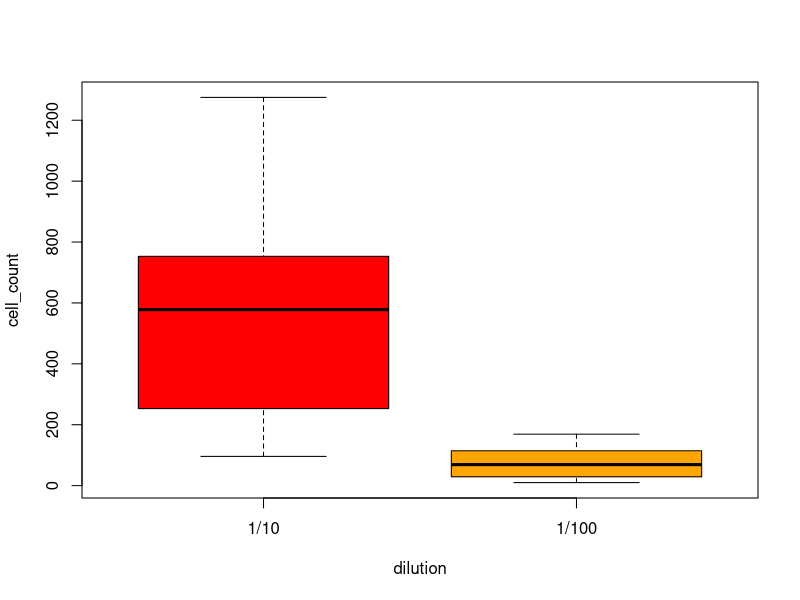
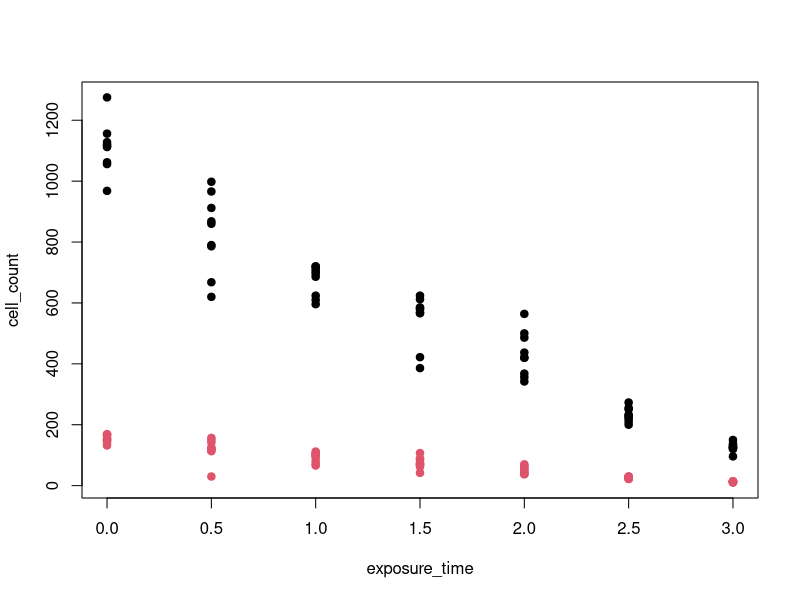
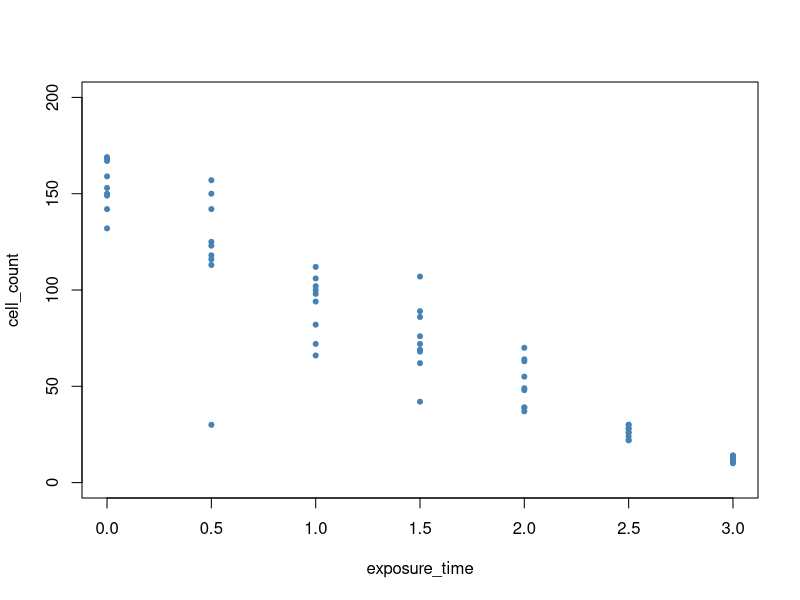
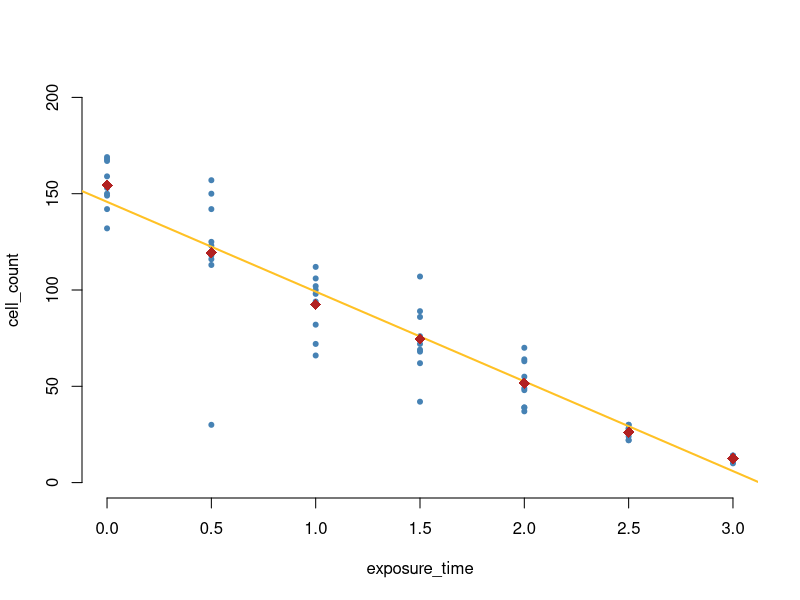
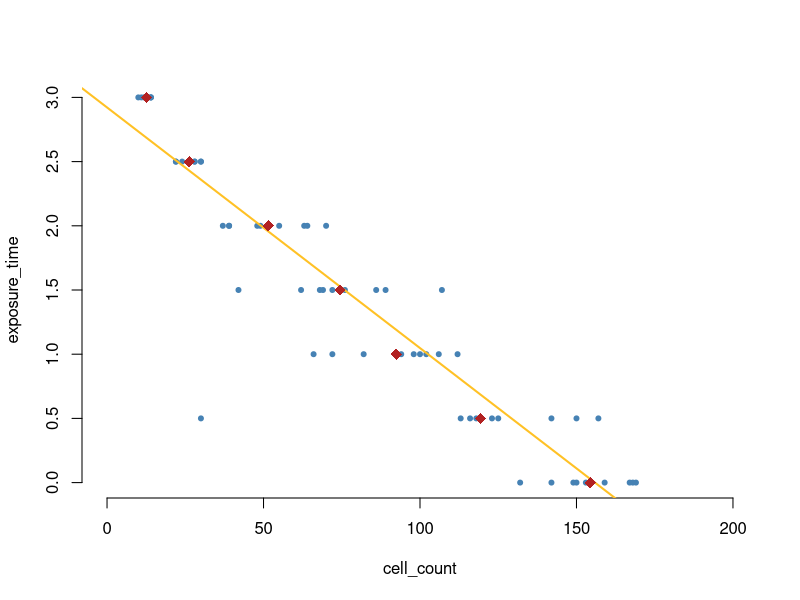
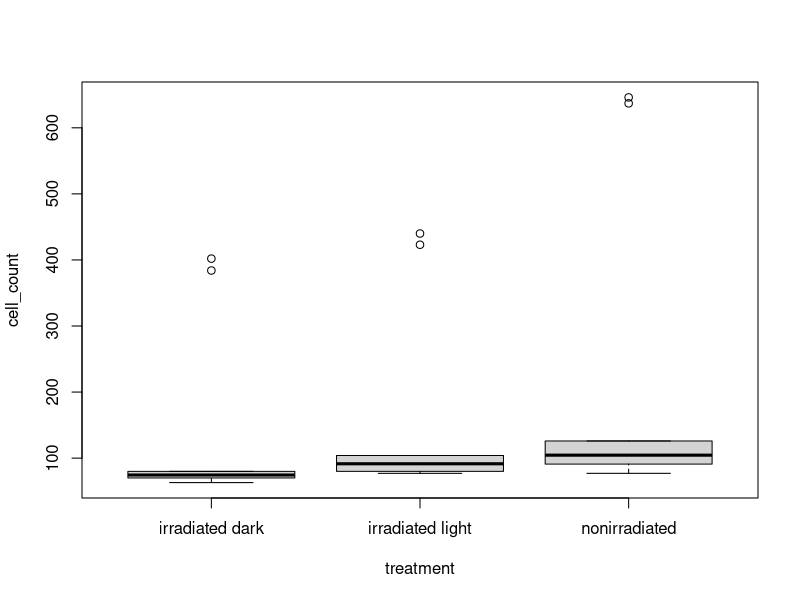
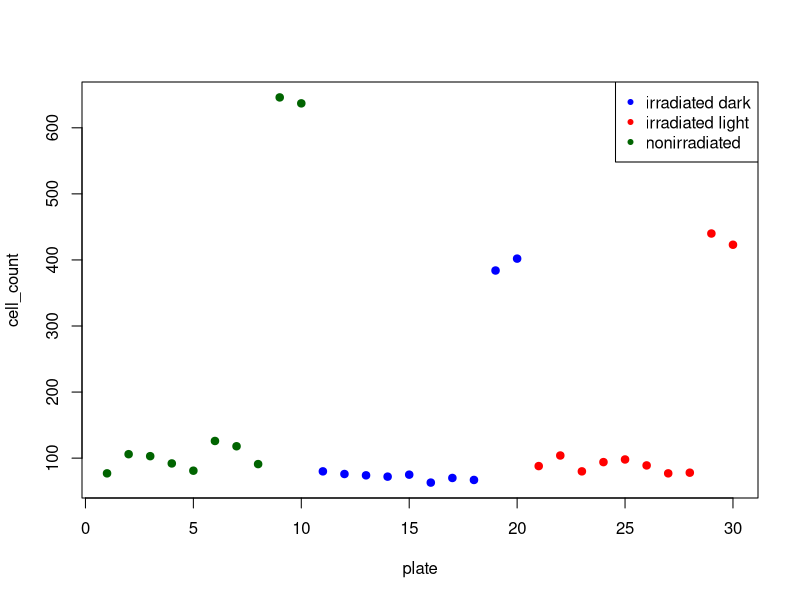
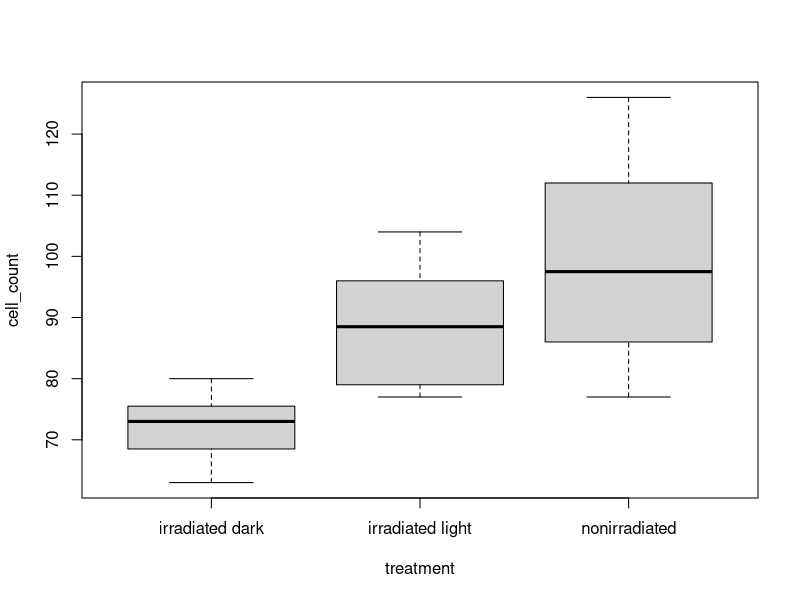

Source code (R) for these figures, in order:
## ---- chunk 1
y.kill <- read.csv("yeast_uv_kill_curve.csv", stringsAsFactors = T)
## ---- chunk 2
boxplot(cell_count ~ dilution, data = y.kill, col = c("red", "orange"))
## ---- chunk 3
plot(cell_count ~ exposure_time, data = y.kill, pch = 20, cex = 1.5, col = dilution)
## ---- chunk 4
y.kill.100 <- subset(y.kill, dilution == "1/100")
# plot 
plot(cell_count ~ exposure_time, data = y.kill.100, pch = 20, col = "steelblue", ylim= c(0, 200))
## ---- chunk 5
y.kill.100.lm <- lm(cell_count ~ exposure_time, data = y.kill.100)
## ---- chunk 6
plot(cell_count ~ exposure_time, data = y.kill.100, pch = 20, col = "steelblue", bty = "n", xlim= c(0, 3), ylim= c(0, 200))
abline(y.kill.100.lm, col = "goldenrod1", lwd = 2)

y.kill.100.mean <- aggregate(cell_count ~ exposure_time, data = y.kill.100, mean)
points(y.kill.100.mean, pch = 18, col = "firebrick", cex = 1.5)
## ---- chunk 7
y.kill.100.lm <- lm(exposure_time ~ cell_count, data = y.kill.100)

plot(exposure_time ~ cell_count, data = y.kill.100, pch = 20, col = "steelblue", bty = "n", ylim = c(0, 3), xlim = c(0, 200))
abline(y.kill.100.lm, col = "goldenrod1", lwd = 2)
points(y.kill.100.mean$cell_count, y.kill.100.mean$exposure_time, pch = 18, col = "firebrick", cex = 1.5)
## ---- chunk 8
y.kill.100.mid <- (max(y.kill.100.mean) - min(y.kill.100.mean)) / 2

y.kill.100.ld50 <- predict(y.kill.100.lm, data.frame(cell_count = y.kill.100.mid))
paste("UV-C LD50 exposure time is:", round(y.kill.100.ld50, 1))
## ---- chunk 9
rm(list = ls())
y <- read.csv("yeast_uv_irradiation.csv", stringsAsFactors = T)
## ---- chunk 10
y.aov <- aov(cell_count ~ treatment, data = y)
summary(y.aov)
TukeyHSD(y.aov)
## ---- chunk 11
boxplot(cell_count ~ treatment, data = y)
## ---- chunk 12
palette(c("blue", "red", "darkgreen"))
plot(cell_count ~ plate, data = y, col = treatment, pch = 20, cex = 1.5)
legend("topright", levels(y$treatment), pch = 20, col = 1:nlevels(y$treatment))
## ---- chunk 13
y.fix <- subset(y, cell_count < 250)
## ---- chunk 14
boxplot(cell_count ~ treatment, data = y.fix)
## ---- chunk 15
plot(cell_count ~ plate, data = y.fix, col = treatment, pch = 20, cex = 1.5)
legend("topright", levels(y$treatment), pch = 20, col = 1:nlevels(y$treatment))
## ---- chunk 16
y.fix.aov <- aov(cell_count ~ treatment, data = y.fix)
summary(y.fix.aov)
TukeyHSD(y.fix.aov)
## ---- chunk 17
plot(TukeyHSD(y.fix.aov), col = "red")
